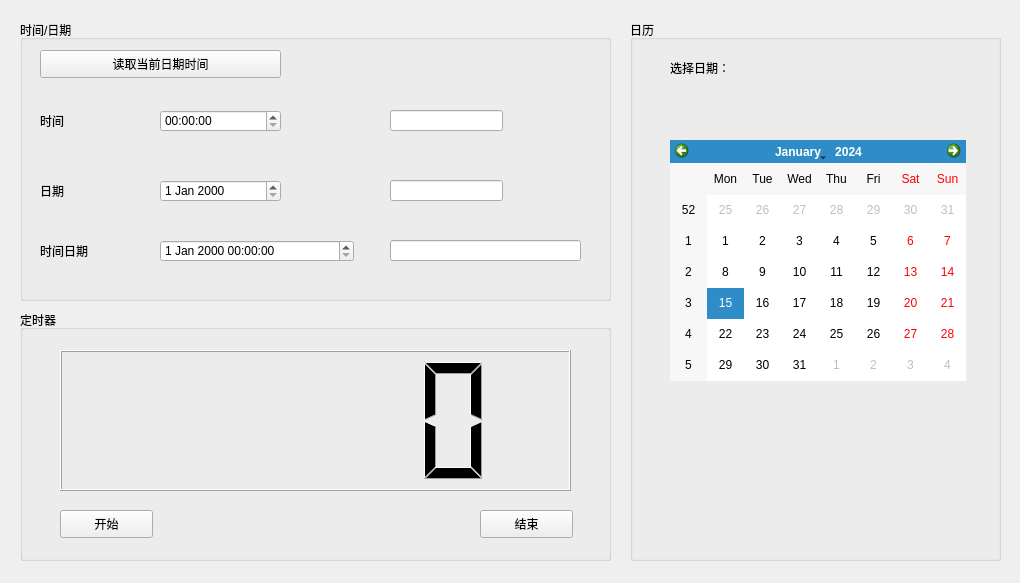
<?xml version="1.0" encoding="UTF-8"?>
<ui version="4.0">
 <class>GraphicalWidget</class>
 <widget class="QWidget" name="GraphicalWidget">
  <property name="geometry">
   <rect>
    <x>0</x>
    <y>0</y>
    <width>1020</width>
    <height>583</height>
   </rect>
  </property>
  <property name="windowTitle">
   <string>GraphicalWidget</string>
  </property>
  <widget class="QGroupBox" name="groupBox">
   <property name="geometry">
    <rect>
     <x>20</x>
     <y>20</y>
     <width>591</width>
     <height>281</height>
    </rect>
   </property>
   <property name="title">
    <string>时间/日期</string>
   </property>
   <widget class="QLabel" name="label">
    <property name="geometry">
     <rect>
      <x>20</x>
      <y>90</y>
      <width>72</width>
      <height>21</height>
     </rect>
    </property>
    <property name="text">
     <string>时间</string>
    </property>
   </widget>
   <widget class="QLabel" name="label_2">
    <property name="geometry">
     <rect>
      <x>20</x>
      <y>160</y>
      <width>72</width>
      <height>21</height>
     </rect>
    </property>
    <property name="text">
     <string>日期</string>
    </property>
   </widget>
   <widget class="QLabel" name="label_3">
    <property name="geometry">
     <rect>
      <x>20</x>
      <y>220</y>
      <width>72</width>
      <height>21</height>
     </rect>
    </property>
    <property name="text">
     <string>时间日期</string>
    </property>
   </widget>
   <widget class="QTimeEdit" name="timeEdit">
    <property name="geometry">
     <rect>
      <x>140</x>
      <y>90</y>
      <width>121</width>
      <height>22</height>
     </rect>
    </property>
   </widget>
   <widget class="QDateEdit" name="dateEdit">
    <property name="geometry">
     <rect>
      <x>140</x>
      <y>160</y>
      <width>121</width>
      <height>22</height>
     </rect>
    </property>
   </widget>
   <widget class="QDateTimeEdit" name="dateTimeEdit">
    <property name="geometry">
     <rect>
      <x>140</x>
      <y>220</y>
      <width>194</width>
      <height>22</height>
     </rect>
    </property>
   </widget>
   <widget class="QPushButton" name="pushButton">
    <property name="geometry">
     <rect>
      <x>20</x>
      <y>30</y>
      <width>241</width>
      <height>28</height>
     </rect>
    </property>
    <property name="text">
     <string>读取当前日期时间</string>
    </property>
   </widget>
   <widget class="QLineEdit" name="timelineEdit">
    <property name="geometry">
     <rect>
      <x>370</x>
      <y>90</y>
      <width>113</width>
      <height>21</height>
     </rect>
    </property>
   </widget>
   <widget class="QLineEdit" name="datelineEdit">
    <property name="geometry">
     <rect>
      <x>370</x>
      <y>160</y>
      <width>113</width>
      <height>21</height>
     </rect>
    </property>
   </widget>
   <widget class="QLineEdit" name="timedatelineEdit">
    <property name="geometry">
     <rect>
      <x>370</x>
      <y>220</y>
      <width>191</width>
      <height>21</height>
     </rect>
    </property>
   </widget>
  </widget>
  <widget class="QGroupBox" name="groupBox_2">
   <property name="geometry">
    <rect>
     <x>20</x>
     <y>310</y>
     <width>591</width>
     <height>251</height>
    </rect>
   </property>
   <property name="title">
    <string>定时器</string>
   </property>
   <widget class="QLCDNumber" name="lcdNumber">
    <property name="geometry">
     <rect>
      <x>40</x>
      <y>40</y>
      <width>511</width>
      <height>141</height>
     </rect>
    </property>
   </widget>
   <widget class="QPushButton" name="pbStart">
    <property name="geometry">
     <rect>
      <x>40</x>
      <y>200</y>
      <width>93</width>
      <height>28</height>
     </rect>
    </property>
    <property name="text">
     <string>开始</string>
    </property>
   </widget>
   <widget class="QPushButton" name="pbEnd">
    <property name="geometry">
     <rect>
      <x>460</x>
      <y>200</y>
      <width>93</width>
      <height>28</height>
     </rect>
    </property>
    <property name="text">
     <string>结束</string>
    </property>
   </widget>
  </widget>
  <widget class="QGroupBox" name="groupBox_3">
   <property name="geometry">
    <rect>
     <x>630</x>
     <y>20</y>
     <width>371</width>
     <height>541</height>
    </rect>
   </property>
   <property name="title">
    <string>日历</string>
   </property>
   <widget class="QCalendarWidget" name="calendarWidget">
    <property name="geometry">
     <rect>
      <x>40</x>
      <y>120</y>
      <width>296</width>
      <height>241</height>
     </rect>
    </property>
   </widget>
   <widget class="QLabel" name="label_4">
    <property name="geometry">
     <rect>
      <x>40</x>
      <y>40</y>
      <width>72</width>
      <height>15</height>
     </rect>
    </property>
    <property name="text">
     <string>选择日期：</string>
    </property>
   </widget>
  </widget>
 </widget>
 <layoutdefault spacing="6" margin="11"/>
 <resources/>
 <connections/>
</ui>
